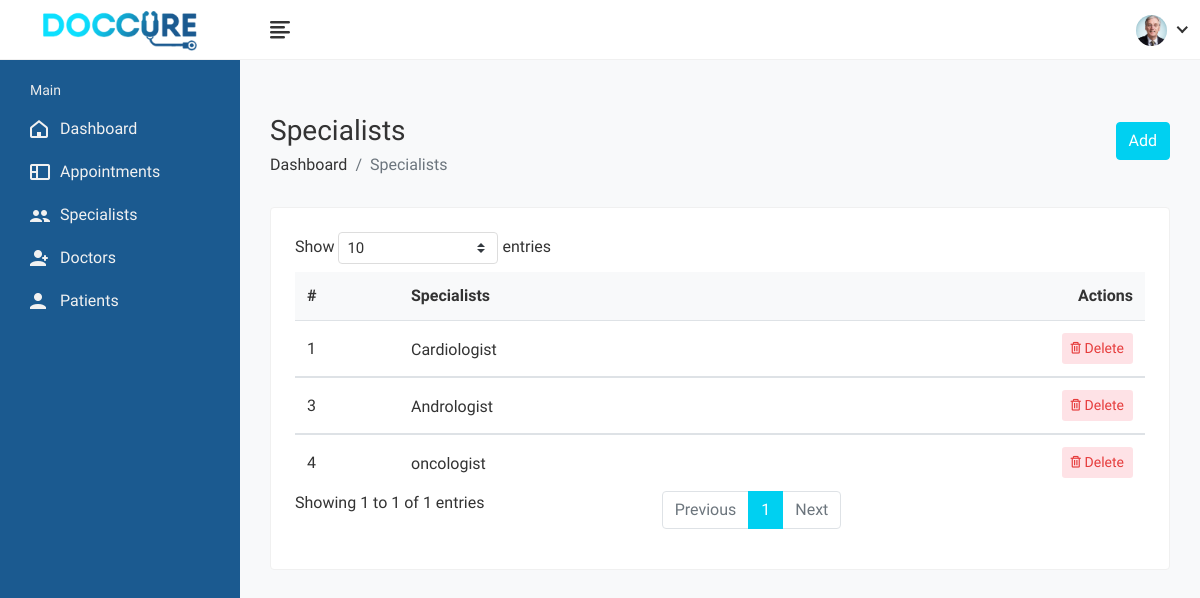
The page /adminwebsite/specialities on the database its author committed.
### website/models.py (models this page shows)
class speciality(models.Model):
    speciality = models.CharField(max_length=50)

### adminwebsite/views.py (the view)
# urls.py: path('specialities', views.specialities ,name ="specialities"),
def specialities(request):
    special = speciality.objects.all()
    return render(request,'specialities.html',{'special':special})

### adminwebsite/templates/specialities.html (shortened to what this page needs)
{% extends 'layout.html' %}
{% load static %}
{% block content %}
            <div class="page-wrapper">
                <div class="content container-fluid">
					<div class="page-header">
						<div class="row">
							<div class="col-sm-7 col-auto">
								<h3 class="page-title">Specialists</h3>
								<ul class="breadcrumb">
									<li class="breadcrumb-item"><a href="admin">Dashboard</a></li>
									<li class="breadcrumb-item active">Specialists</li>
								</ul>
							</div>
							<div class="col-sm-5 col">
								<a href="#Add_Specialities_details" data-toggle="modal" class="btn btn-primary float-right mt-2">Add</a>
							</div>
						</div>
					</div>
					<div class="row">
						<div class="col-sm-12">
							<div class="card">
								<div class="card-body">
									<div class="table-responsive">
										<table class="datatable table table-hover table-center mb-0">
											<thead>
												<tr>
													<th>#</th>
													<th>Specialists</th>
													<th class="text-right">Actions</th>
												</tr>
											</thead>
											{% for s in special %}
											<tbody>
												<tr>
													<td>{{s.id}}</td>
													<td>
														<h2 class="table-avatar">
															{{s.speciality}}
														</h2>
													</td>
													<td class="text-right">
														<div class="actions">
															<a href="{% url 'specialities_delete' s.id %}" class="btn btn-sm bg-danger-light">
																<i class="fe fe-trash"></i> Delete
															</a>
														</div>
													</td>
												</tr>
											</tbody>
											{% endfor %}
										</table>
									</div>
								</div>
							</div>
						</div>
					</div>
				</div>
			</div>
        </div>
    </body>
</html>
{% endblock %}

### rows shown on the page
speciality: id "1", speciality "Cardiologist"
speciality: id "3", speciality "Andrologist"
speciality: id "4", speciality "oncologist"
